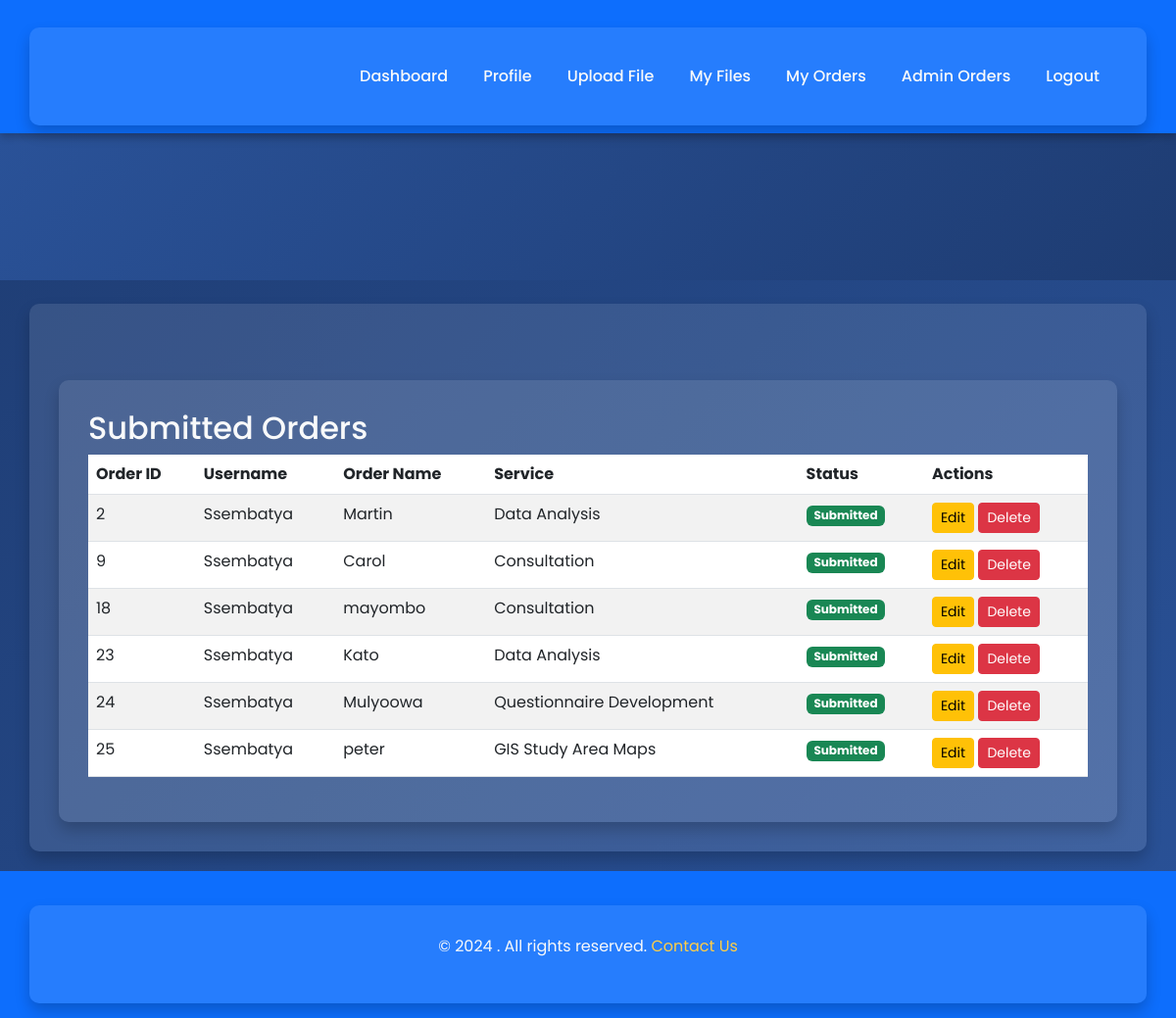
Page /admin/orders (signed in) on the committed database.
### tables this page shows
CREATE TABLE orders (
            id INTEGER PRIMARY KEY AUTOINCREMENT,
            user_id INTEGER,
            name TEXT,
            service TEXT
        , status TEXT DEFAULT 'draft');

CREATE TABLE users (
id INTEGER PRIMARY KEY AUTOINCREMENT,
username TEXT UNIQUE,
password TEXT,
 email TEXT,
phone_number TEXT,
is_admin INTEGER DEFAULT 0
);

### app.py (the view)
@app.route('/admin/orders')
@login_required
def admin_orders():
    if not current_user.is_admin:
        flash("Access denied.", "danger")
        return redirect(url_for('index'))
    conn = sqlite3.connect('database.db')
    cursor = conn.cursor()
    cursor.execute("""
        SELECT orders.id, users.username, orders.name, orders.service, orders.status
        FROM orders
        JOIN users ON orders.user_id = users.id
        WHERE orders.status = 'submitted'
    """)
    orders = cursor.fetchall()
    conn.close()
    print("Fetched Admin Orders:", orders)
    return render_template('admin_orders.html', orders=orders)

### app.py (called while the page is built)
@login_manager.user_loader
def load_user(user_id):
    conn = sqlite3.connect('database.db')
    cursor = conn.cursor()
    cursor.execute("SELECT id, username, is_admin FROM users WHERE id = ?", (user_id,))
    user = cursor.fetchone()
    conn.close()
    if user:
        return User(id=user[0], username=user[1], is_admin=user[2])
    return None

### templates/admin_orders.html
{% extends "base.html" %}
{% block content %}
<div class="container mt-5">
    <h2>Submitted Orders</h2>
    {% if orders %}
    <table class="table table-striped">
        <thead>
            <tr>
                <th>Order ID</th>
                <th>Username</th>
                <th>Order Name</th>
                <th>Service</th>
                <th>Status</th>
                <th>Actions</th>
            </tr>
        </thead>
        <tbody>
            {% for order in orders %}
            <tr>
                <td>{{ order[0] }}</td>
                <td>{{ order[1] }}</td>
                <td>{{ order[2] }}</td>
                <td>{{ order[3] }}</td>
                <td>
                    {% if order[4] == 'submitted' %}
                        <span class="badge bg-success">Submitted</span>
                    {% else %}
                        <span class="badge bg-secondary">Draft</span>
                    {% endif %}
                </td>
                <td>
                    <a href="/order/edit/{{ order[0] }}" class="btn btn-warning btn-sm">Edit</a>
                    <form action="/order/delete/{{ order[0] }}" method="post" style="display:inline;">
                        <button type="submit" class="btn btn-danger btn-sm">Delete</button>
                    </form>
                </td>
            </tr>
            {% endfor %}
        </tbody>
    </table>
    {% else %}
    <p class="text-center">No submitted orders found.</p>
    {% endif %}
</div>
{% endblock %}

### templates/base.html (style rules this page uses)
body { font-family: 'Poppins', sans-serif; margin: 0; padding: 0; background: linear-gradient(135deg, #1e3c72, #2a5298); color: #f8f9fa; }
.container { background: rgba(255, 255, 255, 0.1); color: #f8f9fa; border-radius: 10px; padding: 30px; box-shadow: 0 8px 15px rgba(0, 0, 0, 0.2); margin-top: 20px; }

### rows in the picture
orders: id "2", username "Ssembatya", name "Martin", service "Data Analysis", status "Submitted"
orders: id "9", username "Ssembatya", name "Carol", service "Consultation", status "Submitted"
orders: id "18", username "Ssembatya", name "mayombo", service "Consultation", status "Submitted"
orders: id "23", username "Ssembatya", name "Kato", service "Data Analysis", status "Submitted"
orders: id "24", username "Ssembatya", name "Mulyoowa", service "Questionnaire Development", status "Submitted"
orders: id "25", username "Ssembatya", name "peter", service "GIS Study Area Maps", status "Submitted"
